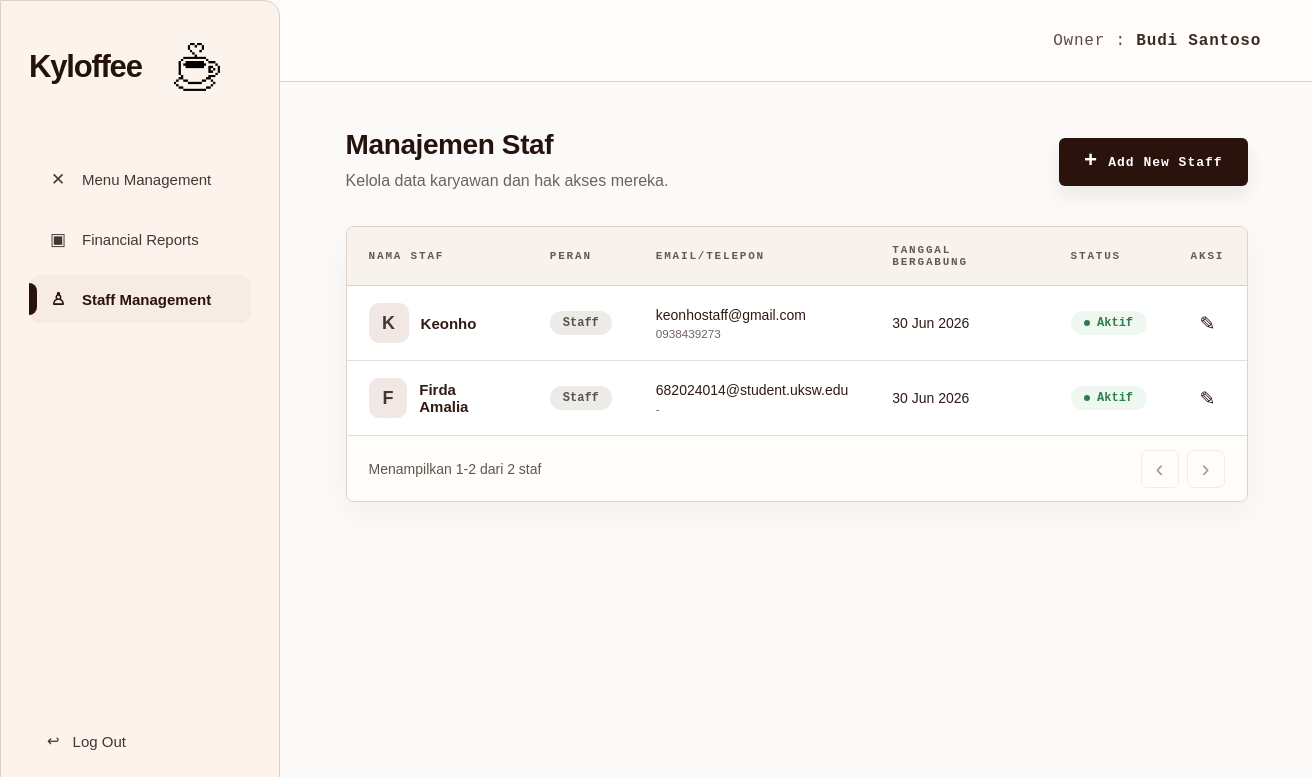
/owner/users (signed in), run on the app's committed database.
### tables this page shows
CREATE TABLE users (
                id INTEGER PRIMARY KEY AUTOINCREMENT,
                full_name TEXT NOT NULL,
                email TEXT UNIQUE NOT NULL,
                password_hash TEXT NOT NULL,
                role TEXT NOT NULL,
                created_at TIMESTAMP DEFAULT CURRENT_TIMESTAMP
            , staff_phone TEXT, staff_position TEXT DEFAULT 'Staff', joined_date TEXT, staff_status TEXT DEFAULT 'Aktif', is_active INTEGER NOT NULL DEFAULT 1);

### app.py (the view)
@app.route("/owner/users")
@owner_required
def owner_users():
    init_db()
    page = request.args.get("page", 1, type=int)
    per_page = 6
    if page < 1:
        page = 1
    db = get_db()
    offset = (page - 1) * per_page
    total = fetch_scalar(db.execute("SELECT COUNT(*) FROM users WHERE LOWER(role) = ?", ("staff",))) or 0
    staff_rows = db.execute(
        """
        SELECT id, full_name, email, staff_phone, staff_position, joined_date, staff_status, is_active, created_at
        FROM users
        WHERE LOWER(role) = ?
        ORDER BY id ASC
        LIMIT ? OFFSET ?
        """,
        ("staff", per_page, offset),
    ).fetchall()
    total_pages = max(1, (total + per_page - 1) // per_page)
    return render_template(
        "owner_staff.html",
        owner_name=get_owner_name(),
        active_page="staff",
        staff_members=[format_staff_member(staff) for staff in staff_rows],
        page=page,
        total_pages=total_pages,
        total=total,
        per_page=per_page,
    )

### app.py (called while the page is built, shortened)
def get_db():
    global REMOTE_DB_FAILED
    if "db" not in g:
        should_try_mysql = DB_USE_MYSQL and not (REMOTE_DB_FAILED and DB_FALLBACK_SQLITE)
        sqlite_conn = sqlite3.connect(DATABASE)
        sqlite_conn.row_factory = sqlite3.Row
        g.db = DatabaseConnection(sqlite_conn, is_mysql=False)
    return g.db

def execute_script_commit(script):
    db = get_db()
    try:
        db.executescript(script)
        db.commit()
        app.logger.debug("DB script commit successful.")
    except Exception:
        db.rollback()
        app.logger.exception("DB schema change failed and rollback executed.")
        raise

def fetch_scalar(cursor):
    row = cursor.fetchone()
    if row is None:
        return None
    if isinstance(row, dict):
        return next(iter(row.values()))
    return row[0]

def row_to_dict(row):
    if row is None:
        return {}
    if isinstance(row, dict):
        return row
    return dict(row)

def get_owner_name():
    return (
        session.get("full_name")
        or session.get("name")
        or session.get("username")
        or "Owner"
    )

def owner_required(view_func):
    @wraps(view_func)
    def wrapped_view(**kwargs):
        if not session.get("user_id"):
            flash("Silakan login terlebih dahulu.", "error")
            return redirect(url_for("login"))
        if session.get("role") != "owner":
            return redirect_for_role()
        return view_func(**kwargs)
    return wrapped_view

def format_short_date(value):
    month_names = ["Jan", "Feb", "Mar", "Apr", "Mei", "Jun", "Jul", "Agu", "Sep", "Okt", "Nov", "Des"]
    return f"{value.day} {month_names[value.month - 1]} {value.year}"

def parse_report_date(value):
    if not value:
        return None
    try:
        return datetime.strptime(value, "%Y-%m-%d").date()
    except ValueError:
        return None

def parse_staff_date(value):
    value = str(value or "").strip()
    if not value:
        return ""
    for date_format in ("%Y-%m-%d", "%m/%d/%Y"):
        try:
            return datetime.strptime(value, date_format).date().isoformat()
        except ValueError:
            continue
    return ""

def format_staff_date(value):
    value = str(value or "").strip()
    if not value:
        return "-"
    date_part = value[:10]
    parsed_date = parse_report_date(date_part)
    if parsed_date:
        return format_short_date(parsed_date)
    return value

    def cursor(self):
        return self.conn.cursor()

### templates/owner_staff.html (shortened to what this page needs)
<!DOCTYPE html>
<html lang="id">
<head>
    <link rel="stylesheet" href="{{ url_for('static', filename='css/owner_shell.css') }}">
    <link rel="stylesheet" href="{{ url_for('static', filename='css/owner_menu.css') }}">
</head>
<body>
    <div class="owner-page">
        {% include 'partials/owner_sidebar.html' %}
        <main class="owner-main">
            <header class="owner-topbar">
                <div class="owner-identity">Owner : <strong>{{ owner_name }}</strong></div>
            </header>
            <section class="owner-content owner-content--staff">
                <div class="page-heading page-heading--row staff-heading">
                    <div>
                        <h1>Manajemen Staf</h1>
                        <p class="page-subtitle">Kelola data karyawan dan hak akses mereka.</p>
                    </div>
                    <a href="{{ url_for('owner_users_add') }}" class="primary-button staff-add-button">
                        <span>+</span>
                        Add New Staff
                    </a>
                </div>
                <section class="menu-table-card staff-table-card" aria-label="Daftar staf Kyloffee">
                    <div class="table-responsive">
                        <table class="menu-table staff-table">
                            <thead>
                                <tr>
                                    <th>Nama Staf</th>
                                    <th>Peran</th>
                                    <th>Email/Telepon</th>
                                    <th>Tanggal Bergabung</th>
                                    <th>Status</th>
                                    <th>Aksi</th>
                                </tr>
                            </thead>
                            <tbody>
                                {% if staff_members %}
                                    {% for staff in staff_members %}
                                        <tr>
                                            <td>
                                                <div class="staff-name-cell">
                                                    <span class="staff-avatar">{{ staff.initial }}</span>
                                                    <strong>{{ staff.full_name }}</strong>
                                                </div>
                                            </td>
                                            <td><span class="staff-role-pill">{{ staff.position }}</span></td>
                                            <td>
                                                <div class="staff-contact">
                                                    <span>{{ staff.email }}</span>
                                                    <small>{{ staff.phone }}</small>
                                                </div>
                                            </td>
                                            <td>{{ staff.joined_date }}</td>
                                            <td>
                                                <span class="staff-status staff-status--{{ staff.status_tone }}">
                                                    <i></i>{{ staff.status }}
                                                </span>
                                            </td>
                                            <td class="action-cell">
                                                <a href="{{ url_for('owner_users_edit', staff_id=staff.id) }}" class="icon-button" title="Edit staf">&#9998;</a>
                                            </td>
                                        </tr>
                                    {% endfor %}
                                {% endif %}
                            </tbody>
                        </table>
                    </div>
                    {% set start_item = ((page - 1) * per_page) + 1 if total > 0 else 0 %}
                    {% set end_item = page * per_page if page * per_page < total else total %}
                    <footer class="table-footer">
                        <p>Menampilkan {{ start_item }}-{{ end_item }} dari {{ total }} staf</p>
                        <div class="pagination">
                            <a class="page-button {% if page <= 1 %}disabled{% endif %}" href="{{ url_for('owner_users', page=page-1) if page > 1 else '#' }}">&lsaquo;</a>
                            <a class="page-button {% if page >= total_pages %}disabled{% endif %}" href="{{ url_for('owner_users', page=page+1) if page < total_pages else '#' }}">&rsaquo;</a>
                        </div>
                    </footer>
                </section>
            </section>
        </main>
    </div>
</body>
</html>

### templates/partials/owner_sidebar.html
<aside class="owner-sidebar">
    <a href="{{ url_for('owner_menu') }}" class="brand" aria-label="Kyloffee Owner Home">
        <span class="brand-name">Kyloffee</span>
        <img src="{{ url_for('static', filename='assets/logo-coffee.png') }}" alt="" class="brand-logo-mark">
    </a>
    <nav class="owner-nav" aria-label="Owner navigation">
        <a href="{{ url_for('owner_menu') }}" class="owner-nav__link {% if active_page == 'menu' %}active{% endif %}">
            <span class="owner-nav__icon" aria-hidden="true">&#10005;</span>
            <span>Menu Management</span>
        </a>
        <a href="{{ url_for('owner_reports') }}" class="owner-nav__link {% if active_page == 'reports' %}active{% endif %}">
            <span class="owner-nav__icon" aria-hidden="true">&#9635;</span>
            <span>Financial Reports</span>
        </a>
        <a href="{{ url_for('owner_users') }}" class="owner-nav__link {% if active_page == 'staff' %}active{% endif %}">
            <span class="owner-nav__icon" aria-hidden="true">&#9817;</span>
            <span>Staff Management</span>
        </a>
    </nav>
    <a href="{{ url_for('logout') }}" class="owner-logout">
        <span aria-hidden="true">&#8617;</span>
        <span>Log Out</span>
    </a>
</aside>

### static/css/owner_shell.css (style rules this page uses)
:root { --kyloffee-brown: #2a130d; --kyloffee-brown-2: #3a2118; --kyloffee-cream: #fbf3ec; --kyloffee-soft: #faf8f5; --kyloffee-line: #ded1c8; --kyloffee-muted: #6f625c; --kyloffee-text: #24120c; --kyloffee-white: #ffffff; --kyloffee-danger: #b83a2f; --kyloffee-success: #2f7d4f; --sidebar-width: 280px; --topbar-height: 82px; }
* { box-sizing: border-box; }
html, body { min-height: 100%; }
body { margin: 0; background: #fbfaf8; color: var(--kyloffee-text); font-family: Arial, Helvetica, sans-serif; }
a { color: inherit; }
.owner-page { min-height: 100vh; display: flex; }
.owner-sidebar { position: fixed; inset: 0 auto 0 0; z-index: 20; width: var(--sidebar-width); min-height: 100vh; background: var(--kyloffee-cream); border: 1px solid var(--kyloffee-line); border-top-right-radius: 16px; border-bottom-right-radius: 16px; padding: 42px 28px 34px; display: flex; flex-direction: column; }
.brand { display: flex; align-items: center; justify-content: flex-start; gap: 21px; text-decoration: none; color: var(--kyloffee-text); margin-bottom: 64px; }
.brand-name { font-size: 31px; font-weight: 900; letter-spacing: -1.2px; }
.brand-logo-mark { width: 68px; height: 48px; object-fit: contain; filter: brightness(0) saturate(100%) sepia(28%) saturate(1147%) hue-rotate(333deg) brightness(51%) contrast(102%); }
.owner-nav { display: flex; flex-direction: column; gap: 12px; }
.owner-nav__link, .owner-logout { min-height: 48px; display: flex; align-items: center; gap: 13px; text-decoration: none; color: #443631; border-radius: 11px; padding: 0 18px; font-size: 15px; transition: background 180ms ease, color 180ms ease; }
.owner-nav__link.active { position: relative; background: #f7ece5; color: var(--kyloffee-brown); font-weight: 700; }
.owner-nav__link.active::before { content: ""; position: absolute; left: 0; top: 8px; bottom: 8px; width: 8px; border-radius: 0 8px 8px 0; background: var(--kyloffee-brown); }
.owner-nav__icon { width: 22px; text-align: center; font-size: 17px; line-height: 1; }
.owner-logout { margin-top: auto; }
.owner-main { width: 100%; min-height: 100vh; margin-left: var(--sidebar-width); }
.owner-topbar { height: var(--topbar-height); display: flex; align-items: center; justify-content: flex-end; padding: 0 52px; background: rgba(255, 252, 249, 0.94); border-bottom: 1px solid var(--kyloffee-line); }
.owner-identity { font-family: "Courier New", monospace; font-size: 16px; letter-spacing: 0.8px; color: #5b4b45; white-space: nowrap; }
.owner-identity strong { color: #3b2b25; font-weight: 700; }
.owner-content { padding: 24px clamp(28px, 5vw, 72px) 64px; }
.page-heading { margin-bottom: 28px; }
.page-heading--row { display: flex; align-items: flex-start; justify-content: space-between; gap: 28px; }
.page-heading h1 { margin: 0 0 11px; font-size: clamp(28px, 3vw, 38px); line-height: 1.05; letter-spacing: -1.2px; }
.page-subtitle { margin: 0; max-width: 720px; color: var(--kyloffee-muted); font-size: 16px; line-height: 1.55; }
.primary-button, .submit-button, .secondary-button { height: 48px; display: inline-flex; align-items: center; justify-content: center; gap: 10px; border-radius: 6px; border: 1px solid transparent; padding: 0 24px; font-weight: 800; text-decoration: none; cursor: pointer; }
.primary-button, .submit-button { background: var(--kyloffee-brown); color: #fff; box-shadow: 0 9px 18px rgba(42, 19, 13, 0.08); }
.primary-button { margin-top: 28px; font-family: "Courier New", monospace; font-size: 13px; letter-spacing: 0.7px; }
.primary-button span { font-size: 22px; line-height: 1; }

### data on the page
users: initial "K", full_name "Keonho", position "Staff", email "keonhostaff@gmail.com", phone "0938439273", joined_date "30 Jun 2026", status "Aktif"
users: initial "F", full_name "Firda Amalia", position "Staff", email "682024014@student.uksw.edu", phone "-", joined_date "30 Jun 2026", status "Aktif"

### other printed values
{{ owner_name }} "Budi Santoso"
{{ start_item }} "1"
{{ end_item }} "2"
{{ total }} "2"
